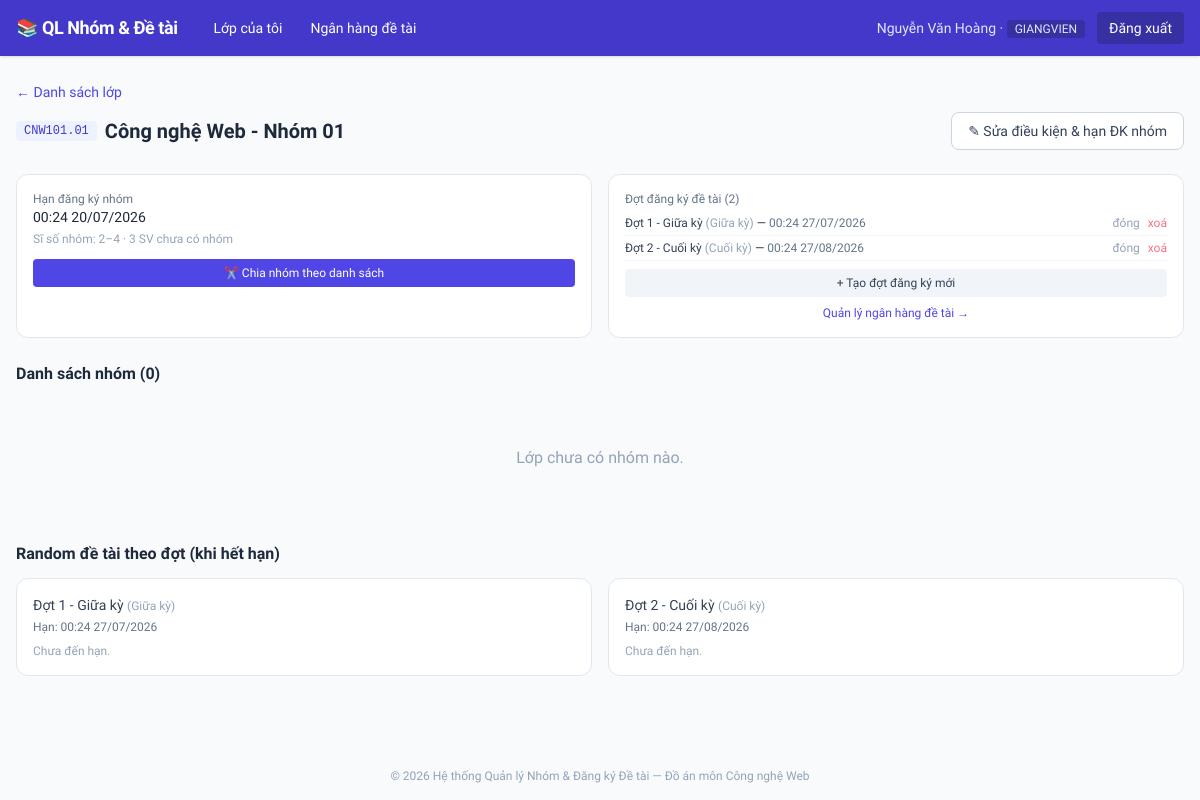
Screenshot of /giangvien/lop.php?id=1 (signed in) with the database file from the repository.
### tables this page shows
CREATE TABLE lop_hocphan (
    id INT AUTO_INCREMENT PRIMARY KEY,
    ma_lop VARCHAR(30) NOT NULL UNIQUE,
    ten_lop VARCHAR(150) NOT NULL,
    hocphan_id INT NOT NULL,
    giangvien_id INT DEFAULT NULL,
    hoc_ky VARCHAR(20) DEFAULT NULL COMMENT 'VD: HK1 2025-2026',
    si_so_nhom_toi_thieu INT NOT NULL DEFAULT 2,
    si_so_nhom_toi_da INT NOT NULL DEFAULT 5,
    han_dang_ky_nhom DATETIME DEFAULT NULL,
    created_at DATETIME DEFAULT CURRENT_TIMESTAMP,
    FOREIGN KEY (hocphan_id) REFERENCES hocphan(id) ON DELETE CASCADE,
    FOREIGN KEY (giangvien_id) REFERENCES users(id) ON DELETE SET NULL
);

CREATE TABLE dot_dangky (
    id INT AUTO_INCREMENT PRIMARY KEY,
    lop_id INT NOT NULL,
    ten_dot VARCHAR(100) NOT NULL COMMENT 'VD: Đợt 1 - Giữa kỳ',
    muc_dich ENUM('giua_ky','cuoi_ky','khac') NOT NULL DEFAULT 'khac' COMMENT 'Loại điểm áp dụng cho đợt này',
    han_dang_ky DATETIME DEFAULT NULL,
    trang_thai ENUM('mo','dong') NOT NULL DEFAULT 'mo',
    created_at DATETIME DEFAULT CURRENT_TIMESTAMP,
    FOREIGN KEY (lop_id) REFERENCES lop_hocphan(id) ON DELETE CASCADE
);

### config/database.php (called while the page is built, shortened)
<?php
$DB_HOST = 'localhost';
$DB_NAME = 'qlnhom_detai';
$DB_USER = 'root';
$DB_PASS = '';
try {
    $mysqli = new mysqli($DB_HOST, $DB_USER, $DB_PASS, $DB_NAME);
    $mysqli->set_charset('utf8mb4');
} catch (mysqli_sql_exception $e) {
    die('Lỗi kết nối CSDL: ' . htmlspecialchars($e->getMessage()) .
        '<br>Hãy kiểm tra XAMPP (Apache + MySQL) đã bật, đã import file database/schema.sql, và PHP đang dùng là bản >= 8.1.');
}
function db_stmt(string $sql, array $params = []): mysqli_stmt
{
    global $mysqli;
    $stmt = $mysqli->prepare($sql);
    $stmt->execute($params);
    return $stmt;
}
function db_query(string $sql, array $params = []): array
{
    $stmt = db_stmt($sql, $params);
    $result = $stmt->get_result();
    $rows = $result ? $result->fetch_all(MYSQLI_ASSOC) : [];
    return $rows;
}
function db_query_one(string $sql, array $params = []): ?array
{
    $rows = db_query($sql, $params);
    return $rows[0] ?? null;
}
function db_value(string $sql, array $params = [])
{
    $row = db_query_one($sql, $params);
    return $row ? array_values($row)[0] : null;
}

### includes/functions.php (called while the page is built, shortened)
<?php
function e(?string $str): string
{
    return htmlspecialchars($str ?? '', ENT_QUOTES, 'UTF-8');
}
function format_datetime(?string $dt): string
{
    return date('H:i d/m/Y', strtotime($dt));
}
function is_qua_han(?string $han): bool
{
    return strtotime($han) < time();
}

### giangvien/lop.php (the view, shortened to what this page needs)
<?php
$gv_id = $_SESSION['user_id'];
$id = (int)($_GET['id'] ?? 0);
$lop = db_query_one('SELECT l.*, h.ma_hp, h.ten_hp FROM lop_hocphan l JOIN hocphan h ON h.id=l.hocphan_id WHERE l.id=? AND l.giangvien_id=?', [$id, $gv_id]);
$dots = db_query('SELECT * FROM dot_dangky WHERE lop_id=? ORDER BY created_at', [$id]);
$nhoms = db_query('SELECT * FROM nhom WHERE lop_id=? ORDER BY id', [$id]);
$svChuaCoNhomCount = (int)db_value("
    SELECT COUNT(*) FROM lop_sinhvien ls
    WHERE ls.lop_id = ?
    AND ls.sinhvien_id NOT IN (
        SELECT tv.sinhvien_id FROM thanhvien_nhom tv JOIN nhom n ON n.id=tv.nhom_id
        WHERE n.lop_id = ? AND tv.trang_thai='da_xac_nhan'
    )
", [$id, $id]);
$mucDichLabel = ['giua_ky' => 'Giữa kỳ', 'cuoi_ky' => 'Cuối kỳ', 'khac' => 'Khác'];
include __DIR__ . '/../includes/header.php';
?>
<a href="<?= BASE_URL ?>/giangvien/dashboard.php" class="text-sm text-brand-600 hover:underline">← Danh sách lớp</a>
<div class="flex flex-wrap items-center justify-between gap-3 mt-2 mb-6">
  <div class="flex items-center gap-2">
    <span class="font-mono text-xs bg-brand-50 text-brand-700 px-2 py-0.5 rounded"><?= e($lop['ma_lop']) ?></span>
    <h1 class="text-xl font-bold text-slate-800"><?= e($lop['ten_lop']) ?></h1>
  </div>
  <button onclick="document.getElementById('modalSettings').classList.remove('hidden')" class="text-sm bg-white border border-slate-300 hover:border-brand-400 text-slate-700 px-4 py-2 rounded-lg">✎ Sửa điều kiện & hạn ĐK nhóm</button>
</div>
<div class="grid md:grid-cols-2 gap-4 mb-6">
  <div class="bg-white border border-slate-200 rounded-xl p-4 text-sm">
    <div class="text-slate-500 text-xs">Hạn đăng ký nhóm</div>
    <div class="font-medium <?= is_qua_han($lop['han_dang_ky_nhom']) ? 'text-rose-600' : 'text-slate-800' ?>"><?= format_datetime($lop['han_dang_ky_nhom']) ?></div>
    <div class="text-xs text-slate-400 mt-1">Sĩ số nhóm: <?= $lop['si_so_nhom_toi_thieu'] ?>–<?= $lop['si_so_nhom_toi_da'] ?> · <?= $svChuaCoNhomCount ?> SV chưa có nhóm</div>
    <div class="flex gap-2 mt-3">
      <button onclick="document.getElementById('modalChiaNhom').classList.remove('hidden')" class="flex-1 text-xs bg-brand-600 hover:bg-brand-700 text-white px-2 py-1.5 rounded">✂️ Chia nhóm theo danh sách</button>
    </div>
  </div>
  <div class="bg-white border border-slate-200 rounded-xl p-4 text-sm">
    <div class="text-slate-500 text-xs mb-1">Đợt đăng ký đề tài (<?= count($dots) ?>)</div>
    <?php foreach ($dots as $dot): ?>
      <div class="flex items-center justify-between py-1 text-xs border-b border-slate-100 last:border-0">
        <div>
          <span class="font-medium text-slate-700"><?= e($dot['ten_dot']) ?></span>
          <span class="text-slate-400">(<?= $mucDichLabel[$dot['muc_dich']] ?>)</span> —
          <span class="<?= is_qua_han($dot['han_dang_ky']) ? 'text-rose-500' : 'text-slate-500' ?>"><?= format_datetime($dot['han_dang_ky']) ?></span>
        </div>
        <div class="flex items-center gap-2">
          <form method="post"><?= csrf_field() ?><input type="hidden" name="action" value="toggle_dot"><input type="hidden" name="dot_id" value="<?= $dot['id'] ?>">
            <button class="text-slate-400 hover:text-brand-600"><?= $dot['trang_thai']==='mo' ? 'đóng' : 'mở' ?></button>
          </form>
          <form method="post" onsubmit="return confirm('Xoá đợt này? (sẽ xoá luôn đăng ký đề tài thuộc đợt)');">
            <button class="text-rose-400 hover:text-rose-600">xoá</button>
          </form>
        </div>
      </div>
    <?php endforeach; ?>
    <button onclick="document.getElementById('modalAddDot').classList.remove('hidden')" class="w-full mt-2 text-xs bg-slate-100 hover:bg-slate-200 text-slate-700 px-2 py-1.5 rounded">+ Tạo đợt đăng ký mới</button>
    <a href="<?= BASE_URL ?>/giangvien/detai.php" class="block text-center text-xs text-brand-600 hover:underline mt-2">Quản lý ngân hàng đề tài →</a>
  </div>
</div>
<h2 class="font-semibold text-slate-800 mb-3">Danh sách nhóm (<?= count($nhoms) ?>)</h2>
<div class="grid gap-4 mb-6">
  <?php if (!$nhoms): ?><div class="text-center text-slate-400 py-12">Lớp chưa có nhóm nào.</div><?php endif; ?>
</div>
<?php if ($dots): ?>
<h2 class="font-semibold text-slate-800 mb-3">Random đề tài theo đợt (khi hết hạn)</h2>
<div class="grid md:grid-cols-2 gap-4">
  <?php foreach ($dots as $dot): ?>
  <div class="bg-white border border-slate-200 rounded-xl p-4 text-sm">
    <div class="font-medium text-slate-700"><?= e($dot['ten_dot']) ?> <span class="text-xs text-slate-400">(<?= $mucDichLabel[$dot['muc_dich']] ?>)</span></div>
    <div class="text-xs text-slate-500 mt-1">Hạn: <?= format_datetime($dot['han_dang_ky']) ?></div>
    <?php if (is_qua_han($dot['han_dang_ky'])): ?>
      <form method="post" class="mt-2" onsubmit="return confirm('Random gán đề tài cho các nhóm chưa đăng ký trong đợt này?');">
        <?= csrf_field() ?><input type="hidden" name="action" value="random_detai"><input type="hidden" name="dot_id" value="<?= $dot['id'] ?>">
        <button class="w-full text-xs bg-rose-500 hover:bg-rose-600 text-white px-2 py-1.5 rounded">🎲 Random đề tài cho đợt này</button>
      </form>
    <?php else: ?>
      <div class="text-xs text-slate-400 mt-2">Chưa đến hạn.</div>
    <?php endif; ?>
  </div>
  <?php endforeach; ?>
</div>
<?php endif; ?>
<?php include __DIR__ . '/../includes/footer.php'; ?>

### includes/header.php (style rules this page uses)
body { font-family:'Be Vietnam Pro',sans-serif; }

### rows the page displays
lop_hocphan: ma_lop "CNW101.01", ten_lop "Công nghệ Web - Nhóm 01", han_dang_ky_nhom "00:24 20/07/2026", si_so_nhom_toi_thieu "2", si_so_nhom_toi_da "4"
dot_dangky: ten_dot "Đợt 1 - Giữa kỳ", muc_dich "Giữa kỳ", han_dang_ky "00:24 27/07/2026", trang_thai "đóng", shows "Chưa đến hạn."
dot_dangky: ten_dot "Đợt 2 - Cuối kỳ", muc_dich "Cuối kỳ", han_dang_ky "00:24 27/08/2026", trang_thai "đóng", shows "Chưa đến hạn."

### other values shown
$user['ho_ten'] "Nguyễn Văn Hoàng"
$user['role'] "GIANGVIEN"
$svChuaCoNhomCount "3"
count($dots) "2"
count($nhoms) "0"
SITE_NAME "Hệ thống Quản lý Nhóm & Đăng ký Đề tài"
